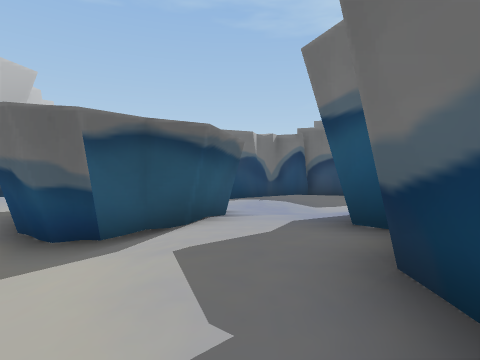
View 1 (above)

18 first-person views from a walk through a Unity game level. The camera is 1.4 m above the floor, tilts 2° down and sees 80° across. The floor is counted in squares, 2 m on a side. Each view is taken from the middle of a square. On the plan, view 1 faces up. The plan holds only what a view shows up to about 10 squares ahead; the rest is blank. The place goes on beyond the plan. Some animated figures are left out.

View 2
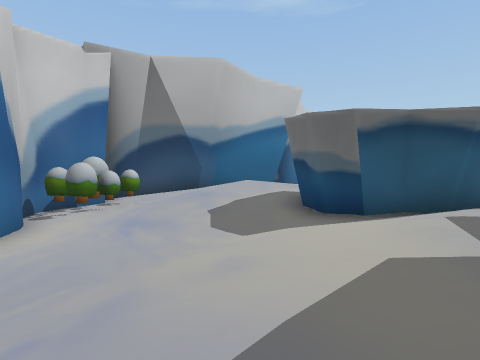

View 3
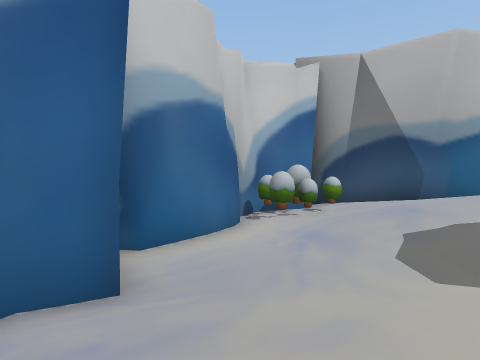

View 4
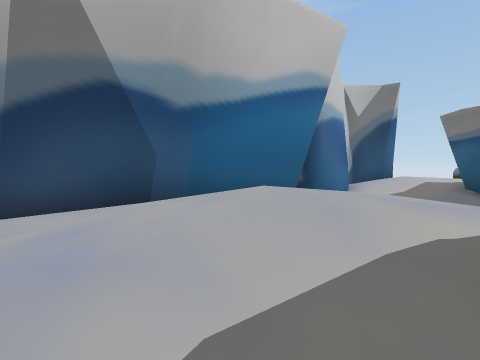

View 5
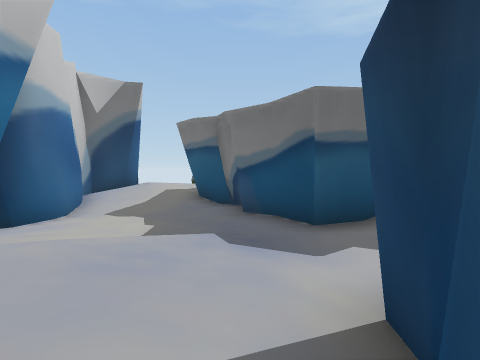

View 6
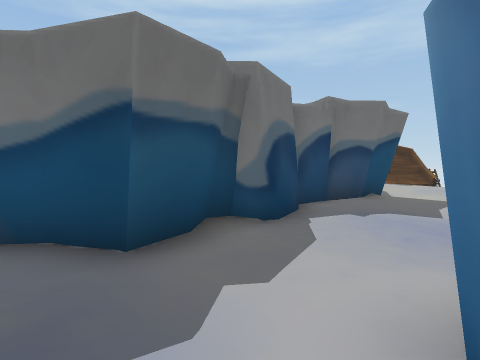

View 7
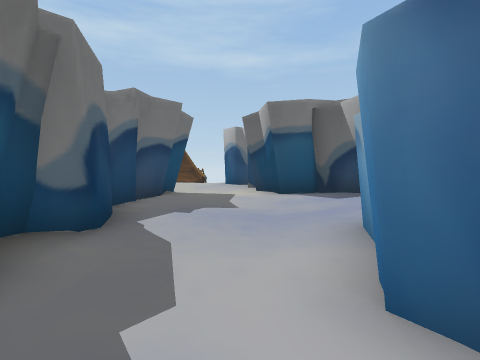

View 8
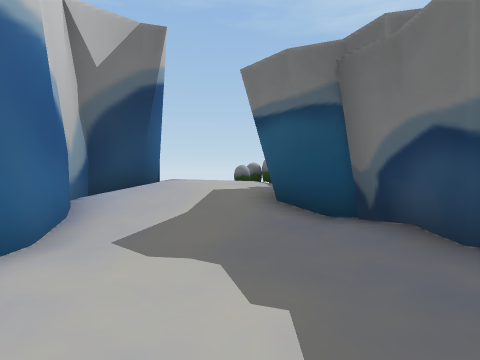

View 9
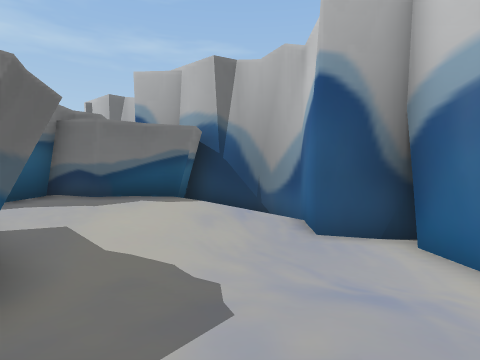

View 10
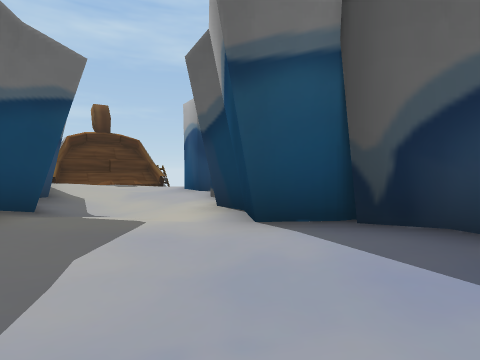

View 11
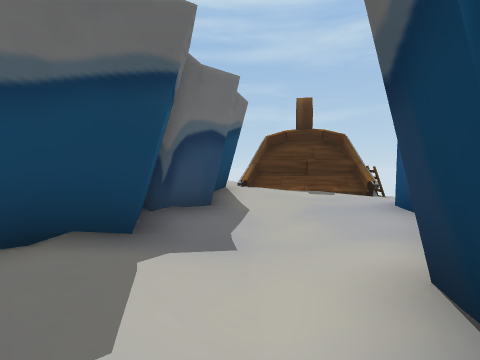

View 12
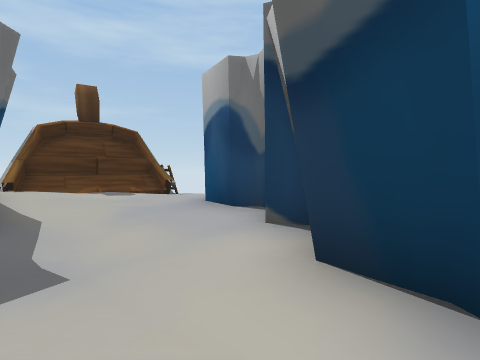

View 13
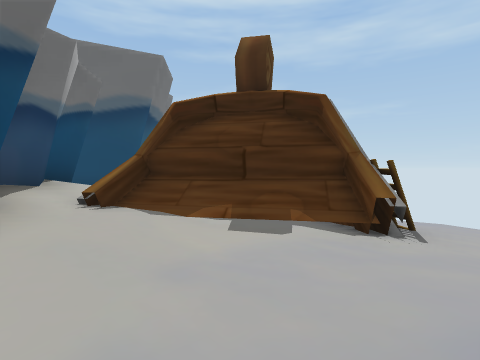

View 14
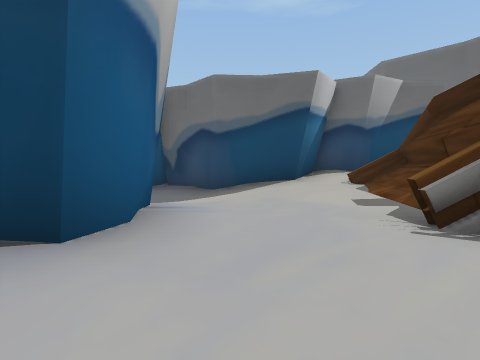

View 15
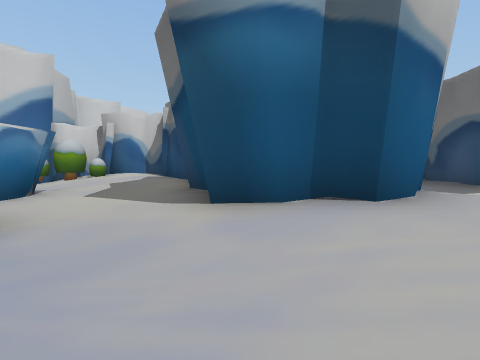

View 16
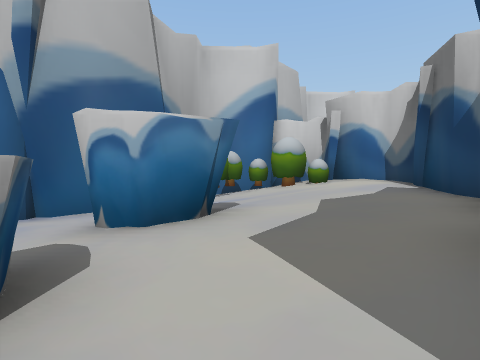

View 17
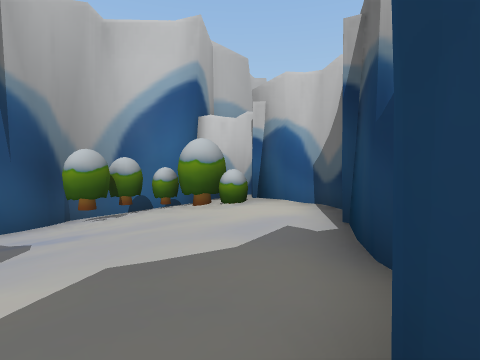

View 18
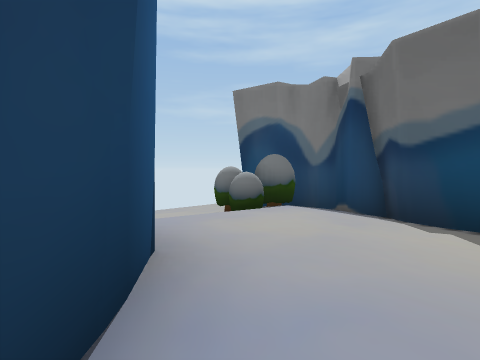

### Floor plan
Key: @ floor where view 1 was taken; # wall or solid block; . main floor; : floor 0.25 m higher than the main floor; - floor 0.25 m lower than the main floor; + floor 0.5 m higher than the main floor; _ floor 0.5 m lower than the main floor; * floor 0.75 m higher than the main floor; < floor 0.75 m lower than the main floor; / step, stairs or slope; = window, fence, low wall or low ledge.
Columns run from 10 left of view 1 to 14 right of it. Each row starts with its distance up from view 1.
 22      <<
 21     ___
 20     -__               ##
 19     ..#
 18     ###
 17  #+++:#
 16 ##+++##             ##
 15 #.++:##            ##*
 14 ##...##            #*##
 13  #__--#           ##//##
 12  #<__-##        ###::/=#
 11  #____-#### #####/-.../#
 10  #______#-#.:.##-<_-...#-
  9  #----.---.....-__-....-_
  8  #   :.---..--.---.###--
  7  #  ++.##..--..######.-_
  6  #  ++:###...:#### ##-_<<
  5 ##:+**:# #:::#####.#-_<<
  4 #..:+/.###++####:...-_<
  3 #--.:.-_.:++###+:..--#
  2 ###---__.+*## #::.-#_<
  1  ###__<_-:+#  #..-_#_<
  0   ##<<<<-:@#  #--__<<
 -1    ##<<<-..#  ###_###
 -2     ####__##   ####
 -3        ###

Where each view was taken, in squares from view 1:
view 1: 0 up, 0 right, facing up
view 2: 1 down, 0 right, facing up-left
view 3: 0 up, 0 right, facing left
view 4: 3 up, 4 left, facing up-left
view 5: 5 up, 4 left, facing up
view 6: 7 up, 4 left, facing up-right
view 7: 8 up, 4 left, facing right
view 8: 9 up, 6 left, facing up
view 9: 4 up, 6 left, facing down-right
view 10: 7 up, 1 right, facing right
view 11: 7 up, 4 right, facing up-right
view 12: 8 up, 4 right, facing right
view 13: 9 up, 9 right, facing up-right
view 14: 7 up, 13 right, facing up-left
view 15: 6 up, 14 right, facing left
view 16: 5 up, 11 right, facing down-left
view 17: 5 up, 8 right, facing down-left
view 18: 15 up, 9 left, facing up-right
